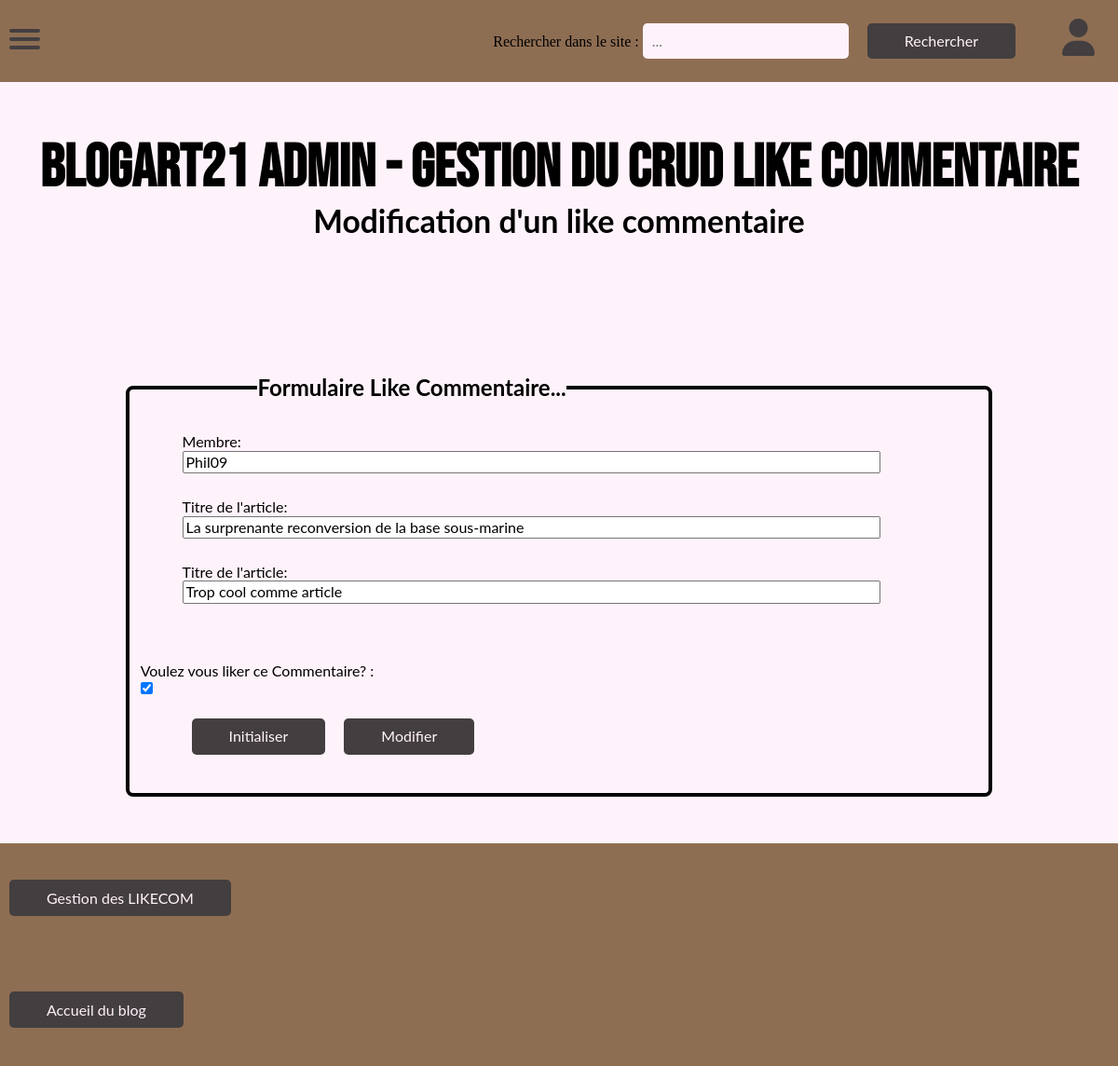
/back/likeCom/updateLikeCom.php?id1=1&id2=1&id3=1, run on the app's committed database.
### tables this page shows
CREATE TABLE IF NOT EXISTS `membre` (
  `numMemb` int(10) NOT NULL AUTO_INCREMENT,
  `prenomMemb` varchar(70) DEFAULT NULL,
  `nomMemb` varchar(70) DEFAULT NULL,
  `pseudoMemb` varchar(70) DEFAULT NULL,
  `passMemb` varchar(70) DEFAULT NULL,
  `eMailMemb` varchar(100) DEFAULT NULL,
  `dtCreaMemb` datetime DEFAULT NULL,
  `souvenirMemb` tinyint(1) DEFAULT NULL,
  `accordMemb` tinyint(1) DEFAULT NULL,
  `idStat` int(5) NOT NULL,
  PRIMARY KEY (`numMemb`),
  KEY `MEMBRE_FK` (`numMemb`),
  KEY `FK_ASSOCIATION_10` (`idStat`)
);

CREATE TABLE IF NOT EXISTS `article` (
  `numArt` int(8) NOT NULL AUTO_INCREMENT,
  `dtCreArt` datetime DEFAULT NULL,
  `libTitrArt` char(100) DEFAULT NULL,
  `libChapoArt` text DEFAULT NULL,
  `libAccrochArt` char(160) DEFAULT NULL,
  `parag1Art` text DEFAULT NULL,
  `libSsTitr1Art` char(100) DEFAULT NULL,
  `parag2Art` text DEFAULT NULL,
  `libSsTitr2Art` char(100) DEFAULT NULL,
  `parag3Art` text DEFAULT NULL,
  `libConclArt` text DEFAULT NULL,
  `urlPhotArt` char(70) DEFAULT NULL,
  `numAngl` char(8) NOT NULL,
  `numThem` char(8) NOT NULL,
  PRIMARY KEY (`numArt`),
  KEY `ARTICLE_FK` (`numArt`),
  KEY `FK_ASSOCIATION_1` (`numAngl`),
  KEY `FK_ASSOCIATION_2` (`numThem`)
);

CREATE TABLE IF NOT EXISTS `comment` (
  `numSeqCom` int(10) NOT NULL,
  `numArt` int(8) NOT NULL,
  `dtCreCom` datetime DEFAULT NULL,
  `libCom` text NOT NULL,
  `attModOK` tinyint(1) DEFAULT 0,
  `affComOK` tinyint(1) DEFAULT 0,
  `notifComKOAff` text DEFAULT NULL,
  `delLogiq` tinyint(1) DEFAULT 0,
  `numMemb` int(10) NOT NULL,
  PRIMARY KEY (`numSeqCom`,`numArt`),
  KEY `COMMENT_FK` (`numSeqCom`,`numArt`),
  KEY `FK_ASSOCIATION_8` (`numArt`),
  KEY `FK_ASSOCIATION_9` (`numMemb`)
);

CREATE TABLE IF NOT EXISTS `likecom` (
  `numMemb` int(10) NOT NULL,
  `numSeqCom` int(10) NOT NULL,
  `numArt` int(8) NOT NULL,
  `likeC` tinyint(1) DEFAULT NULL,
  PRIMARY KEY (`numMemb`,`numSeqCom`,`numArt`),
  KEY `LIKECOM_FK` (`numMemb`,`numSeqCom`,`numArt`),
  KEY `FK_LIKECOM` (`numSeqCom`,`numArt`)
);

### util/ctrlSaisies.php (called while the page is built)
<?
    function ctrlSaisies($saisie){
      $saisie = htmlspecialchars($saisie);
      $saisie = trim($saisie);
      $saisie = stripslashes($saisie);
      $saisie = htmlentities($saisie);
      return $saisie;
    }

### CLASS_CRUD/likeCom.class.php (called while the page is built, shortened)
<?php
	require_once __DIR__ . './../../CONNECT/database.php';
	class LIKECOM{
		function get_1LikeCom($numMemb, $numArt, $numSeqCom){
            global $db;
            $query = 'SELECT * FROM likecom INNER JOIN comment ON likecom.numSeqCom = comment.numSeqCom INNER JOIN article ON likecom.numArt = article.numArt INNER JOIN membre ON likecom.numMemb = membre.numMemb WHERE likecom.numMemb = ? AND likecom.numArt = ? AND likecom.numSeqCom = ?;';
            $result = $db->prepare($query);
            $result->execute([$numMemb,$numArt, $numSeqCom]);
			$likecom = $result->fetch();
            return($likecom);
        }
	}

### back/likeCom/updateLikeCom.php (the view, shortened to what this page needs)
<?
    require_once __DIR__ . './../../util/ctrlSaisies.php';
    include __DIR__ . './../../CLASS_CRUD/likeCom.class.php';
    include __DIR__ . './initLikeCom.php';
    $likeCom= new LIKECOM;
?>
<!DOCTYPE html>
<html lang="fr">
<head>
    <link rel="stylesheet" href="./../../front/assets/css/normalize.css">
    <link rel="stylesheet" href="./../../front/assets/css/nav.css">
    <link rel="stylesheet" href="./../css/footer.css">
    <link rel="stylesheet" href="./../css/gestionCRUD.css">
    <link rel="stylesheet" href="./../css/form.css">
</head>
<body>
<?php
include __DIR__ ."./../commons/navbar.php";
?>
<div class="wrapper">
    <div class="Titre">
        <h1>BLOGART21 Admin - Gestion du CRUD Like Commentaire</h1>
        <h2>Modification d'un like commentaire</h2>
    </div>
    <?
     if (isset($_GET['id1']) and $_GET['id1'] AND isset($_GET['id2']) and $_GET['id2' ]AND isset($_GET['id3']) and $_GET['id3']) {
        $id1 = ctrlSaisies(($_GET['id1']));
        $id2 = ctrlSaisies(($_GET['id2']));
        $id3 = ctrlSaisies(($_GET['id3']));
        $query = (array)$likeCom->get_1LikeCom($id1, $id2, $id3);
        if ($query) {
            $likeC = $query['likeC'];
            $pseudoMemb = $query['pseudoMemb'];
            $libTitrArt = $query['libTitrArt'];
            $libCom = $query['libCom'];
        }
    }
?>
    <form method="POST" action="<?= htmlspecialchars($_SERVER['PHP_SELF']); ?>" enctype="multipart/form-data" accept-charset="UTF-8">
        <fieldset>
            <legend class="legend1">Formulaire Like Commentaire...</legend>
            <div class="control-group">
                <label class="control-label" for="pseudoMemb"><b>Membre:&nbsp;&nbsp;&nbsp;&nbsp;&nbsp;&nbsp;&nbsp;&nbsp;</b></label>
                <input type="text" name="pseudoMemb" id="pseudoMemb" size="80" maxlength="80" value="<?= $pseudoMemb; ?>" readonly/>
            </div>
            <div class="control-group">
                <label class="control-label" for="libTitrArt"><b>Titre de l'article:&nbsp;&nbsp;&nbsp;&nbsp;&nbsp;&nbsp;&nbsp;&nbsp;</b></label>
                <input type="text" name="libTitrArt" id="libTitrArt" size="80" maxlength="80" value="<?= $libTitrArt; ?>" readonly/>
            </div>
            <div class="control-group">
                <label class="control-label" for="libCom"><b>Titre de l'article:&nbsp;&nbsp;&nbsp;&nbsp;&nbsp;&nbsp;&nbsp;&nbsp;</b></label>
                <input type="text" name="libCom" id="libCom" size="80" maxlength="80" value="<?= $libCom; ?>" readonly/>
            </div>
            <br><br>
            <label class="control-label" for=""><b> Voulez vous liker ce Commentaire? :&nbsp;&nbsp;&nbsp;&nbsp;&nbsp;</b></label><br>
            <input type="checkbox" name="likeC" id="likeC" <?=  ($likeC == 1)  ? 'checked="checked" "value="on" ' : 'value="on"' ?> />
        <div class="control-group">
            <div class="controls">
                <input class="button" type="submit" value="Initialiser" name="Submit" formnovalidate/>
                <input class="button" type="submit" value="Modifier" name="Submit" />
            </div>
        </div>
      </fieldset>
    </form>
</div>
    <?
require_once __DIR__ . './footerLikeCom.php';
?>
</body>
</html>

### back/css/footer.css (style rules this page uses)
.button { color: #FFF3FB; background-color: #433E3F; padding: 10px 40px; text-align: center; border: none; border-radius: 5px; font-family: 'Lato'; text-decoration: none; margin: 5px 10px; }

### back/css/gestionCRUD.css (style rules this page uses)
.wrapper { background-color: #FFF3FB; width: 100%; display: flex; flex-direction: column; align-items: center; }
.Titre { text-align: center; margin-top: 18vh; margin-bottom: 12vh; }
.Titre h1 { font-family: 'Bebas Neue', cursive; font-size: 4em; }
.Titre h2 { font-family: 'Lato', sans-serif; Font-size: 2.1em; }
.button { color: #FFF3FB; text-decoration: none; background-color: #433E3F; padding: 10px 40px; text-align: center; border: none; border-radius: 5px; font-family: 'Lato', sans-serif; }

### back/css/form.css (style rules this page uses)
fieldset { font-family: 'Lato', sans-serif; border: 4px solid; border-radius: 8px; margin: 50px; }
.legend1 { font-family: 'Lato', sans-serif; font-weight: bold; font-size: 1.5em; margin-bottom: 1.5vh; margin-left: 14%; }
.control-group { padding-left: 3%; margin: 2%; margin-bottom: 3%; }
.controls { display: flex; justify-content: flex-start; }

### data on the page
membre: pseudoMemb "Phil09"
article: libTitrArt "La surprenante reconversion de la base sous-marine"
comment: libCom "Trop cool comme article"
likecom: likeC "☑"
